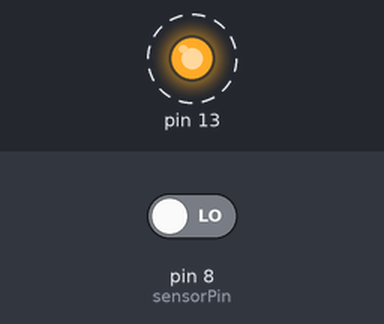
Simulated run of this sketch. Board: Arduino Uno, built with avr-gcc and run on an emulated ATmega328P. Parts: output pins drawn as LEDs (lit = HIGH). Dashed ring = blinking. The inputs (shaded band) are chosen by the test bench; at power-on: pin 8 (sensorPin) LOW. What the sketch prints to the serial monitor is not drawn.

Above: at 5.8 s.
5.9 s: pin 8 (sensorPin) driven HIGH
Timing chart, 0 to 16.5 s (numbered marks = the images above; inputs shaded):
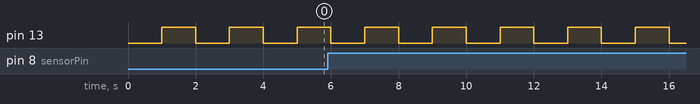

The sketch:

TX.ino
```cpp
/* Date: 12-07-2016
 *
 * Ground Station with a sensor (Real time data transmission)
 *
 * Developed by: Piyush Jha, 1st Year B.Tech (completed)
 * Electronics and Communication Engineering, Malviya National Institute of Technology Jaipur
 *
 */

int sensorPin = 8;
int sensorValue=0;
String sVstr;

void setup() {
  Serial.begin(9600);
  pinMode(sensorPin,INPUT);
  pinMode(13,OUTPUT);
}

void loop() {

  digitalWrite(13,LOW);
  delay(1000);
  sensorValue= digitalRead(sensorPin);  //read value from sensor
  sVstr=(sensorValue)?"T":"F";
  Serial.print(sVstr);    //transfer through Zigbee/XBee
  digitalWrite(13,HIGH);  //LED on arduino blinks confirming successful transmission of data
  delay(1000);
}
```

Measured:
- by itself, pin 13: alternates HIGH for 1.0 s and LOW for 1.0 s
